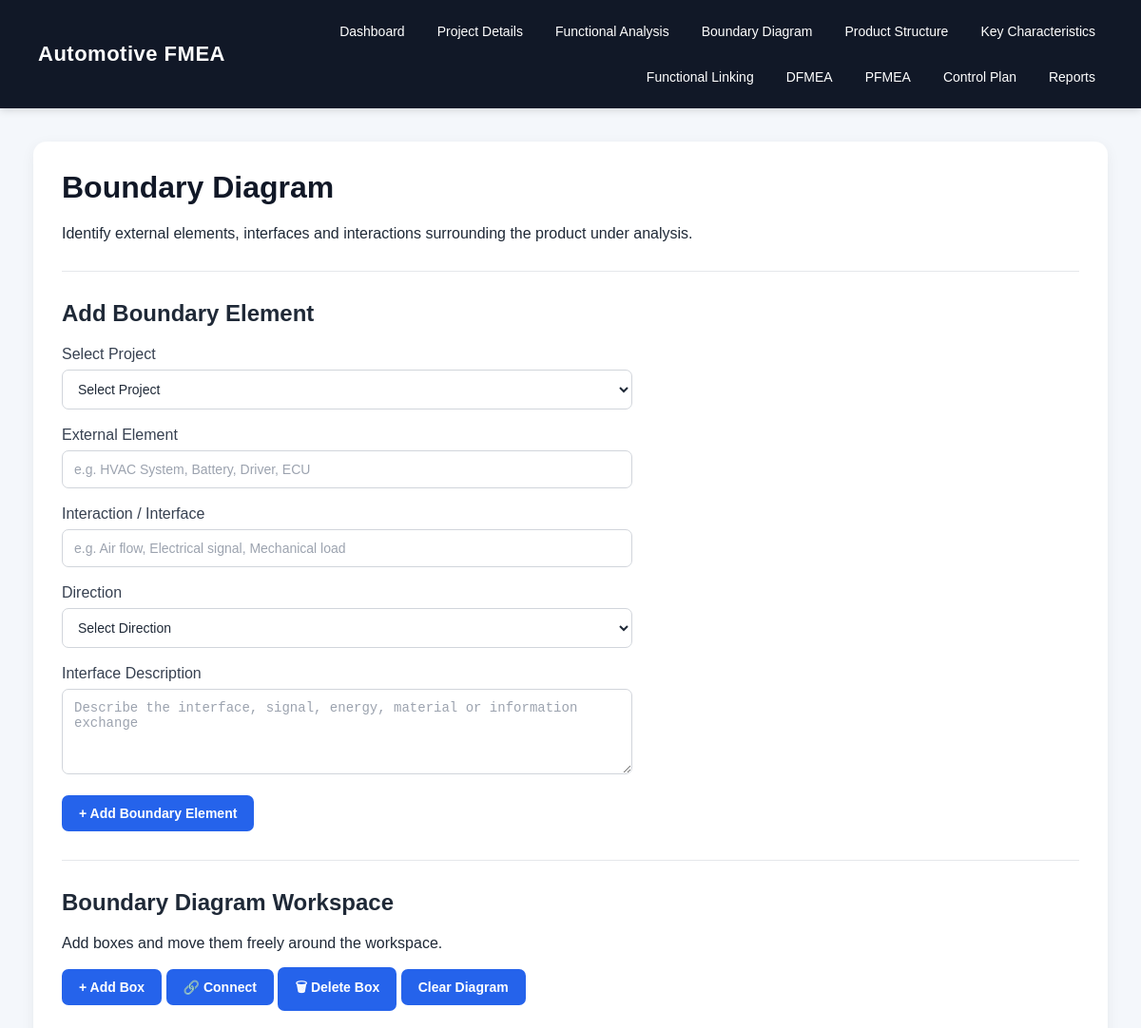
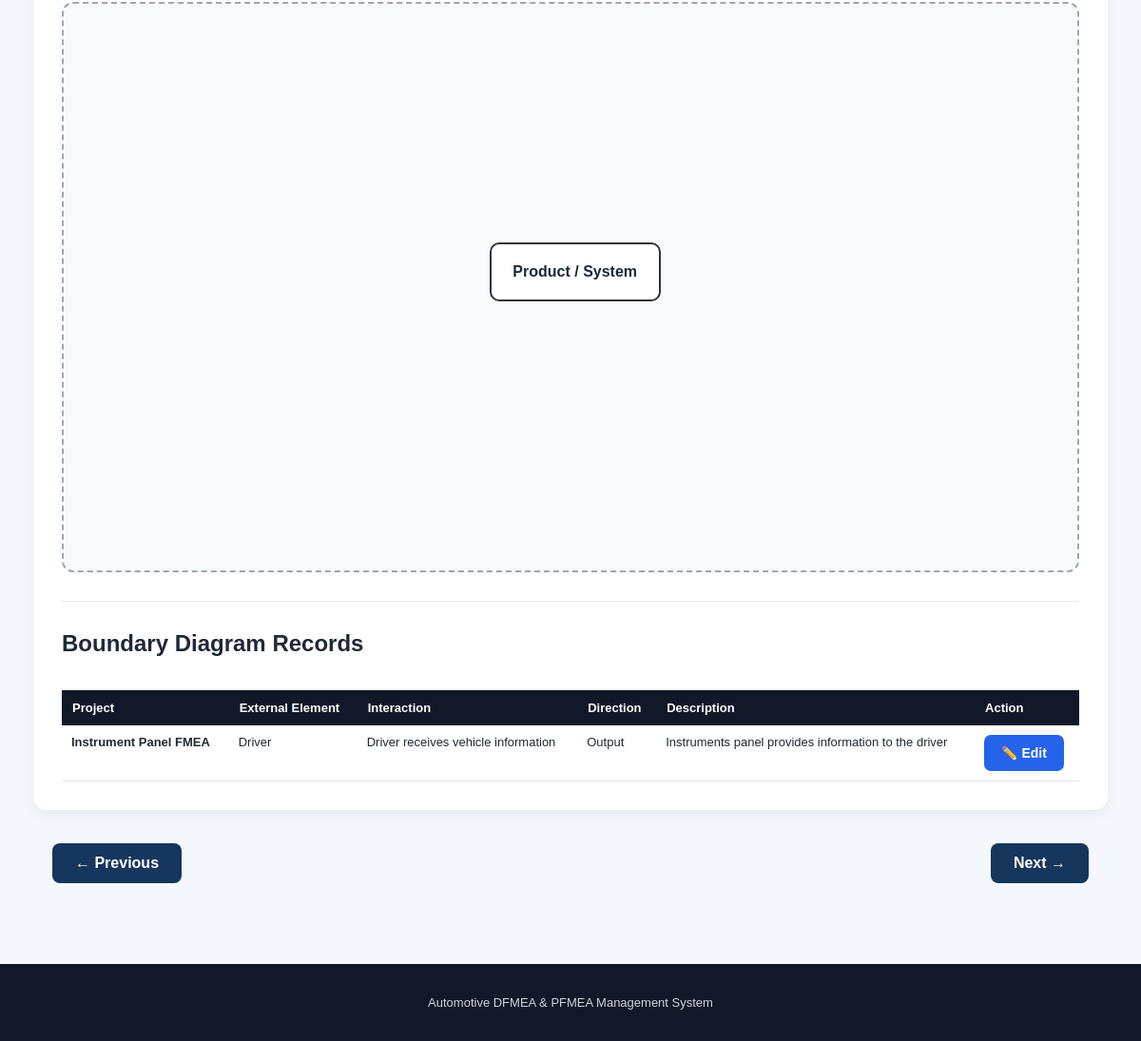
Page /boundary-diagram (signed in) on the committed database (2 pictures, top to bottom).
### tables this page shows
CREATE TABLE boundary_diagram (
            id INTEGER PRIMARY KEY AUTOINCREMENT,
            project_id INTEGER,
            external_element TEXT NOT NULL,
            interaction TEXT,
            direction TEXT,
            description TEXT,
            FOREIGN KEY (project_id) REFERENCES projects(id)
        );

CREATE TABLE projects (
            id INTEGER PRIMARY KEY AUTOINCREMENT,
            project_name TEXT NOT NULL,
            product_name TEXT,
            customer TEXT,
            project_number TEXT,
            created_date TEXT
        , oem_name TEXT DEFAULT 'Generic', compliance_mode TEXT DEFAULT 'AIAG-VDA 2019');

### app.py (the view, shortened to what this page needs)
@app.route(
    "/boundary-diagram",
    methods=["GET", "POST"]
)
def boundary_diagram():
    conn = get_db()
    selected_project_id = request.args.get(
        "project_id",
        ""
    )
    edit_id = request.args.get(
        "edit_id",
        ""
    )
    projects = conn.execute(
        """
        SELECT *
        FROM projects
        ORDER BY project_name
        """
    ).fetchall()
    boundaries = conn.execute(
        """
        SELECT
            bd.id,
            bd.project_id,
            bd.external_element,
            bd.interaction,
            bd.direction,
            bd.description,
            p.project_name
        FROM boundary_diagram AS bd
        LEFT JOIN projects AS p
            ON bd.project_id = p.id
        ORDER BY bd.id DESC
        """
    ).fetchall()
    edit_record = None
    conn.close()
    navigation = page_navigation(
        "boundary_diagram",
        selected_project_id
    )
    return render_template(
        "boundary_diagram.html",
        projects=projects,
        boundaries=boundaries,
        selected_project_id=selected_project_id,
        edit_record=edit_record,
        **navigation
    )

### app.py (called while the page is built)
def get_db():
    os.makedirs("database", exist_ok=True)
    conn = sqlite3.connect(DATABASE)
    conn.row_factory = sqlite3.Row
    return conn

@app.before_request
def require_login():
    if request.endpoint in {"login", "static"}:
        return
    if "user_id" not in session:
        return redirect(url_for("login"))

def get_next_page(current_endpoint):
    for index, (endpoint, title) in enumerate(PAGE_FLOW):
        if endpoint == current_endpoint:
            if index < len(PAGE_FLOW) - 1:
                return PAGE_FLOW[index + 1]
            return None
    return None

def get_previous_page(current_endpoint):
    for index, (endpoint, title) in enumerate(PAGE_FLOW):
        if endpoint == current_endpoint:
            if index > 0:
                return PAGE_FLOW[index - 1]
            return None
    return None

### templates/boundary_diagram.html (shortened to what this page needs)
{% extends "base.html" %}
{% block content %}
<div class="container">
    <h1>Boundary Diagram</h1>
    <p>
        Identify external elements, interfaces and interactions
        surrounding the product under analysis.
    </p>
    <hr>
    <h2>Add Boundary Element</h2>
    <form method="POST">
        <label for="project_id">Select Project</label>
        <select id="project_id" name="project_id" required>
            <option value="">Select Project</option>
        </select>
        <br><br>
        <label for="external_element">
            External Element
        </label>
        <input
            id="external_element"
            type="text"
            name="external_element"
            placeholder="e.g. HVAC System, Battery, Driver, ECU"
            required
        >
        <br><br>
        <label for="interaction">
            Interaction / Interface
        </label>
        <input
            id="interaction"
            type="text"
            name="interaction"
            placeholder="e.g. Air flow, Electrical signal, Mechanical load"
            required
        >
        <br><br>
        <label for="direction">
            Direction
        </label>
        <select
            id="direction"
            name="direction"
            required
        >
            <option value="">
                Select Direction
            </option>
        </select>
        <br><br>
        <label for="description">
            Interface Description
        </label>
        <textarea
            id="description"
            name="description"
            placeholder="Describe the interface, signal, energy, material or information exchange"
        ></textarea>
        <br><br>
        <button type="submit">
            + Add Boundary Element
        </button>
    </form>
    <hr>
    <h2>Boundary Diagram Workspace</h2>
    <p>
        Add boxes and move them freely around the workspace.
    </p>
    <div class="boundary-toolbar">
        <button type="button" id="addBoxBtn">
            + Add Box
        </button>
        <button type="button" id="connectBtn">
            🔗 Connect
        </button>
        <button type="button" id="deleteBoxBtn">
            🗑 Delete Box
        </button>
        <button type="button" id="clearBtn">
            Clear Diagram
        </button>
    </div>
    <div
        id="diagramCanvas"
        style="
            position:relative;
            width:100%;
            min-height:600px;
            margin-top:20px;
            border:2px dashed #9aa7b5;
            border-radius:12px;
            background:#f7f9fc;
            overflow:hidden;
        "
    >
        <div
            class="diagram-box"
            data-fixed="true"
            style="
                position:absolute;
                left:42%;
                top:42%;
                width:180px;
                padding:20px;
                text-align:center;
                border:2px solid #333;
                border-radius:10px;
                background:white;
                font-weight:bold;
            "
        >
            Product / System
        </div>
    </div>
    <hr>
    <h2>Boundary Diagram Records</h2>
    {% if boundaries %}
    <div style="overflow-x:auto;">
        <table>
            <thead>
                <tr>
                    <th>Project</th>
                    <th>External Element</th>
                    <th>Interaction</th>
                    <th>Direction</th>
                    <th>Description</th>
                    <th>Action</th>
                </tr>
            </thead>
            <tbody>
                {% for boundary in boundaries %}
                <tr>
                    <td>
                        <strong>
                            {{ boundary.project_name or "—" }}
                        </strong>
                    </td>
                    <td>
                        {{ boundary.external_element }}
                    </td>
                    <td>
                        {{ boundary.interaction or "—" }}
                    </td>
                    <td>
                        {{ boundary.direction or "—" }}
                    </td>
                    <td>
                        {{ boundary.description or "—" }}
                    </td>
                    <td>
                        <button
                            type="button"
                            class="edit-boundary-btn"
                            data-id="{{ boundary.id }}"
                            data-external="{{ boundary.external_element|e }}"
                            data-interaction="{{ boundary.interaction|e }}"
                            data-direction="{{ boundary.direction|e }}"
                            data-description="{{ boundary.description|e }}"
                        >
                            ✏️ Edit
                        </button>
                    </td>
                </tr>
                {% endfor %}
            </tbody>
        </table>
    </div>
    {% else %}
    <p>
        No boundary elements have been added yet.
    </p>
    {% endif %}
</div>
{% endblock %}

### static/css/style.css (style rules this page uses)
* { box-sizing: border-box; }
body { margin: 0; font-family: Arial, Helvetica, sans-serif; background: #f4f7fb; color: #1f2937; }
.primary-btn, button { display: inline-block; background: #2563eb; color: white; border: none; padding: 11px 18px; border-radius: 7px; cursor: pointer; text-decoration: none; font-size: 14px; font-weight: 600; transition: background 0.2s, transform 0.15s; }
.container { max-width: 1250px; margin: auto; background: white; padding: 30px; border-radius: 14px; box-shadow: 0 4px 15px rgba(0, 0, 0, 0.06); overflow-x: auto; }
.container h1 { margin-top: 0; color: #111827; }
.container h2 { margin-top: 28px; color: #1f2937; }
form { margin-top: 15px; }
label { display: block; margin-bottom: 7px; color: #374151; font-weight: 500; }
input, select, textarea { width: 100%; max-width: 600px; padding: 11px 12px; border: 1px solid #d1d5db; border-radius: 7px; font-size: 14px; background: white; color: #1f2937; }
textarea { resize: vertical; min-height: 90px; }
input::placeholder, textarea::placeholder { color: #9ca3af; }
table { border-collapse: collapse; margin-top: 15px; background: white; width: 100%; }
th { background: #111827; color: white; padding: 11px; text-align: left; font-size: 13px; white-space: nowrap; }
td { padding: 10px; border-bottom: 1px solid #e5e7eb; font-size: 13px; vertical-align: top; }
.container table { min-width: 800px; }
hr { border: none; border-top: 1px solid #e5e7eb; margin: 30px 0; }

### rows in the picture
boundary_diagram: project_name "Instrument Panel FMEA", external_element "Driver", interaction "Driver receives vehicle information", direction "Output", description "Instruments panel provides information to the driver"
